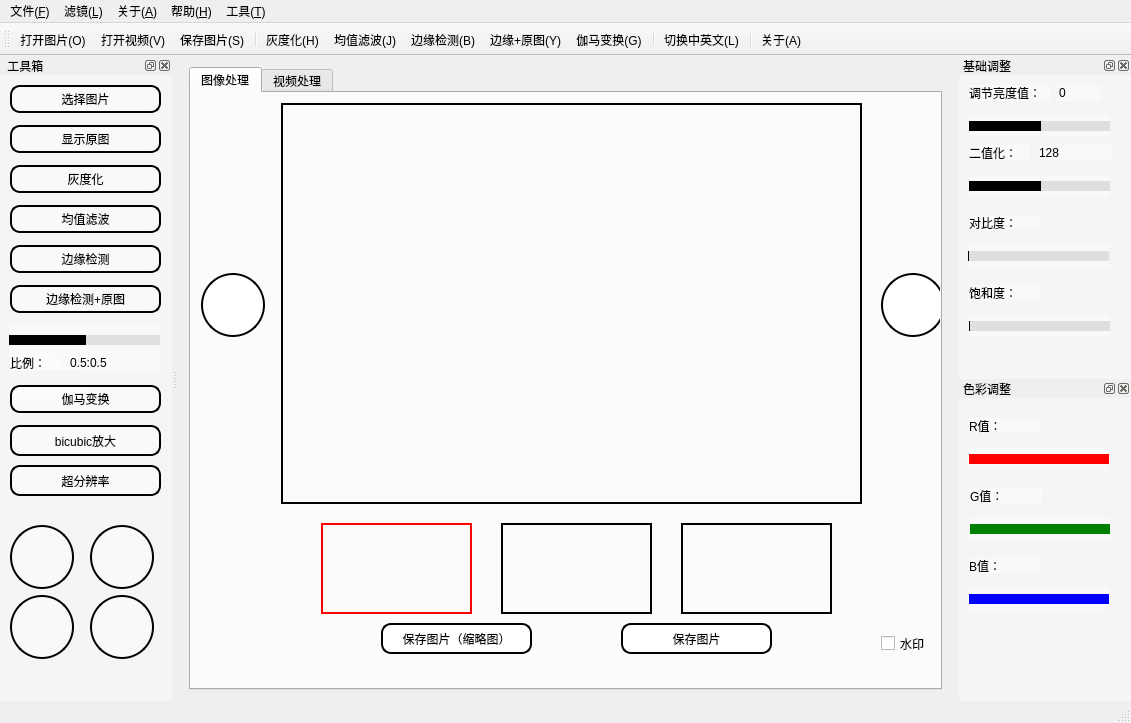
<?xml version="1.0" encoding="UTF-8"?>
<ui version="4.0">
 <class>MainWindow</class>
 <widget class="QMainWindow" name="MainWindow">
  <property name="geometry">
   <rect>
    <x>0</x>
    <y>0</y>
    <width>1131</width>
    <height>723</height>
   </rect>
  </property>
  <property name="windowTitle">
   <string>MainWindow</string>
  </property>
  <property name="styleSheet">
   <string notr="true">QMainWindow{
background-image: url(:/myImage/images/bg3.jpg);
}

QPushButton{
border-radius:10px;
/*color: rgb(255, 255, 255);*/
background-color: rgb(255, 255, 255);
border:2px solid rgb(0,0,0);
outline: none;
}
QPushButton:pressed{
background-color: rgb(204, 204, 215);
}
QPushButton:disabled{
background-color: rgb(167, 164, 170);
}
QSlider::handle:vertical{
color:black;
}</string>
  </property>
  <widget class="QWidget" name="centralWidget">
   <layout class="QGridLayout" name="gridLayout">
    <item row="0" column="0">
     <widget class="QTabWidget" name="tabWidget">
      <property name="styleSheet">
       <string notr="true"/>
      </property>
      <property name="currentIndex">
       <number>0</number>
      </property>
      <widget class="QWidget" name="tab">
       <attribute name="title">
        <string>图像处理</string>
       </attribute>
       <widget class="QWidget" name="widget" native="true">
        <property name="geometry">
         <rect>
          <x>0</x>
          <y>0</y>
          <width>763</width>
          <height>571</height>
         </rect>
        </property>
        <widget class="QLabel" name="label_show">
         <property name="geometry">
          <rect>
           <x>90</x>
           <y>10</y>
           <width>581</width>
           <height>401</height>
          </rect>
         </property>
         <property name="frameShape">
          <enum>QFrame::WinPanel</enum>
         </property>
         <property name="lineWidth">
          <number>1</number>
         </property>
         <property name="text">
          <string/>
         </property>
        </widget>
        <widget class="QPushButton" name="pushButton_3">
         <property name="geometry">
          <rect>
           <x>10</x>
           <y>180</y>
           <width>64</width>
           <height>64</height>
          </rect>
         </property>
         <property name="styleSheet">
          <string notr="true">border-radius:32px;
background-image: url(:/myImage/images/prev.png);</string>
         </property>
         <property name="text">
          <string/>
         </property>
        </widget>
        <widget class="QPushButton" name="pushButton_4">
         <property name="geometry">
          <rect>
           <x>690</x>
           <y>180</y>
           <width>64</width>
           <height>64</height>
          </rect>
         </property>
         <property name="styleSheet">
          <string notr="true">border-radius:32px;
background-image: url(:/myImage/images/next.png);</string>
         </property>
         <property name="text">
          <string/>
         </property>
        </widget>
        <widget class="QLabel" name="label_other">
         <property name="geometry">
          <rect>
           <x>130</x>
           <y>430</y>
           <width>151</width>
           <height>91</height>
          </rect>
         </property>
         <property name="styleSheet">
          <string notr="true">border:2px solid red;</string>
         </property>
         <property name="frameShape">
          <enum>QFrame::NoFrame</enum>
         </property>
         <property name="frameShadow">
          <enum>QFrame::Plain</enum>
         </property>
         <property name="text">
          <string/>
         </property>
        </widget>
        <widget class="QLabel" name="label_other_1">
         <property name="geometry">
          <rect>
           <x>310</x>
           <y>430</y>
           <width>151</width>
           <height>91</height>
          </rect>
         </property>
         <property name="frameShape">
          <enum>QFrame::WinPanel</enum>
         </property>
         <property name="frameShadow">
          <enum>QFrame::Plain</enum>
         </property>
         <property name="text">
          <string/>
         </property>
        </widget>
        <widget class="QLabel" name="label_other_3">
         <property name="geometry">
          <rect>
           <x>490</x>
           <y>430</y>
           <width>151</width>
           <height>91</height>
          </rect>
         </property>
         <property name="frameShape">
          <enum>QFrame::WinPanel</enum>
         </property>
         <property name="frameShadow">
          <enum>QFrame::Plain</enum>
         </property>
         <property name="text">
          <string/>
         </property>
        </widget>
        <widget class="QPushButton" name="pushButton_save">
         <property name="geometry">
          <rect>
           <x>190</x>
           <y>530</y>
           <width>151</width>
           <height>31</height>
          </rect>
         </property>
         <property name="text">
          <string>保存图片（缩略图）</string>
         </property>
        </widget>
        <widget class="QCheckBox" name="checkBox">
         <property name="geometry">
          <rect>
           <x>690</x>
           <y>540</y>
           <width>61</width>
           <height>21</height>
          </rect>
         </property>
         <property name="text">
          <string>水印</string>
         </property>
        </widget>
        <widget class="QPushButton" name="pushButton_save_img_sr">
         <property name="geometry">
          <rect>
           <x>430</x>
           <y>530</y>
           <width>151</width>
           <height>31</height>
          </rect>
         </property>
         <property name="text">
          <string>保存图片</string>
         </property>
        </widget>
       </widget>
      </widget>
      <widget class="QWidget" name="tab_2">
       <attribute name="title">
        <string>视频处理</string>
       </attribute>
       <widget class="QWidget" name="label_widget" native="true">
        <property name="geometry">
         <rect>
          <x>0</x>
          <y>10</y>
          <width>741</width>
          <height>561</height>
         </rect>
        </property>
        <widget class="QLabel" name="label_11">
         <property name="geometry">
          <rect>
           <x>10</x>
           <y>10</y>
           <width>721</width>
           <height>411</height>
          </rect>
         </property>
         <property name="frameShape">
          <enum>QFrame::WinPanel</enum>
         </property>
         <property name="frameShadow">
          <enum>QFrame::Plain</enum>
         </property>
         <property name="text">
          <string/>
         </property>
        </widget>
        <widget class="QPushButton" name="pushButton_6">
         <property name="enabled">
          <bool>false</bool>
         </property>
         <property name="geometry">
          <rect>
           <x>350</x>
           <y>470</y>
           <width>64</width>
           <height>64</height>
          </rect>
         </property>
         <property name="styleSheet">
          <string notr="true">border-radius:32px;
background-image: url(:/myImage/images/start.png);
border:none;</string>
         </property>
         <property name="text">
          <string/>
         </property>
        </widget>
        <widget class="QPushButton" name="pushButton_7">
         <property name="geometry">
          <rect>
           <x>570</x>
           <y>480</y>
           <width>93</width>
           <height>28</height>
          </rect>
         </property>
         <property name="text">
          <string>灰度化</string>
         </property>
        </widget>
        <widget class="QPushButton" name="pushButton_8">
         <property name="geometry">
          <rect>
           <x>110</x>
           <y>480</y>
           <width>93</width>
           <height>28</height>
          </rect>
         </property>
         <property name="text">
          <string>原画</string>
         </property>
        </widget>
        <widget class="QPushButton" name="pushButton_9">
         <property name="geometry">
          <rect>
           <x>440</x>
           <y>520</y>
           <width>93</width>
           <height>28</height>
          </rect>
         </property>
         <property name="text">
          <string>边缘检测</string>
         </property>
        </widget>
        <widget class="QPushButton" name="pushButton_10">
         <property name="geometry">
          <rect>
           <x>570</x>
           <y>520</y>
           <width>93</width>
           <height>28</height>
          </rect>
         </property>
         <property name="text">
          <string>平滑</string>
         </property>
        </widget>
        <widget class="QPushButton" name="pushButton_11">
         <property name="geometry">
          <rect>
           <x>440</x>
           <y>480</y>
           <width>93</width>
           <height>28</height>
          </rect>
         </property>
         <property name="text">
          <string>二值化</string>
         </property>
        </widget>
        <widget class="QSlider" name="horizontalSlider_suofang">
         <property name="geometry">
          <rect>
           <x>109</x>
           <y>520</y>
           <width>221</width>
           <height>22</height>
          </rect>
         </property>
         <property name="styleSheet">
          <string notr="true">QSlider::add-page:Horizontal
     {     
        background-color: rgb(223, 223, 223);
        height:4px;
     }
     QSlider::sub-page:Horizontal 
    {
        background-color:black;
        height:4px;
     }
    QSlider::groove:Horizontal 
    {
        background:transparent;
        height:10px;
		border-radius: 5px;
    }
    QSlider::handle:Horizontal 
    {
        height: 20px;
        width:20px;
        border-image: url(:/myImage/images/slide.png);
        margin: -8 0px;
    }
</string>
         </property>
         <property name="maximum">
          <number>200</number>
         </property>
         <property name="value">
          <number>100</number>
         </property>
         <property name="orientation">
          <enum>Qt::Horizontal</enum>
         </property>
        </widget>
        <widget class="QLabel" name="label_suofangvalue">
         <property name="geometry">
          <rect>
           <x>70</x>
           <y>520</y>
           <width>31</width>
           <height>16</height>
          </rect>
         </property>
         <property name="text">
          <string>1</string>
         </property>
        </widget>
        <widget class="QLabel" name="label_13">
         <property name="geometry">
          <rect>
           <x>10</x>
           <y>520</y>
           <width>71</width>
           <height>16</height>
          </rect>
         </property>
         <property name="text">
          <string> 缩放：X</string>
         </property>
        </widget>
        <widget class="QPushButton" name="pushButton_2">
         <property name="geometry">
          <rect>
           <x>230</x>
           <y>480</y>
           <width>93</width>
           <height>28</height>
          </rect>
         </property>
         <property name="text">
          <string>马赛克</string>
         </property>
        </widget>
        <widget class="QLabel" name="label_12">
         <property name="geometry">
          <rect>
           <x>10</x>
           <y>460</y>
           <width>121</width>
           <height>20</height>
          </rect>
         </property>
         <property name="text">
          <string/>
         </property>
        </widget>
       </widget>
       <widget class="QSlider" name="VideohorizontalSlider_2">
        <property name="geometry">
         <rect>
          <x>10</x>
          <y>440</y>
          <width>721</width>
          <height>22</height>
         </rect>
        </property>
        <property name="styleSheet">
         <string notr="true">QSlider::add-page:Horizontal
     {     
        background-color: rgb(223, 223, 223);
        height:4px;
     }
     QSlider::sub-page:Horizontal 
    {
        background-color:black;
        height:4px;
     }
    QSlider::groove:Horizontal 
    {
        background:transparent;
        height:10px;
		border-radius: 5px;
    }
    QSlider::handle:Horizontal 
    {
        height: 25px;
        width:25px;
        border-image: url(:/myImage/images/handle2.png);
        margin: -8 0px;
    }
</string>
        </property>
        <property name="maximum">
         <number>1000</number>
        </property>
        <property name="orientation">
         <enum>Qt::Horizontal</enum>
        </property>
       </widget>
      </widget>
     </widget>
    </item>
   </layout>
  </widget>
  <widget class="QToolBar" name="mainToolBar">
   <attribute name="toolBarArea">
    <enum>TopToolBarArea</enum>
   </attribute>
   <attribute name="toolBarBreak">
    <bool>false</bool>
   </attribute>
   <addaction name="action_Open"/>
   <addaction name="action_V"/>
   <addaction name="action_Save"/>
   <addaction name="separator"/>
   <addaction name="action_H"/>
   <addaction name="action_J"/>
   <addaction name="action_B"/>
   <addaction name="action_Y"/>
   <addaction name="action_G"/>
   <addaction name="separator"/>
   <addaction name="action_L"/>
   <addaction name="separator"/>
   <addaction name="action_About"/>
  </widget>
  <widget class="QStatusBar" name="statusBar"/>
  <widget class="QDockWidget" name="dockWidget">
   <property name="minimumSize">
    <size>
     <width>172</width>
     <height>46</height>
    </size>
   </property>
   <property name="styleSheet">
    <string notr="true">background-color: rgba(255, 255, 255, 100);</string>
   </property>
   <property name="windowTitle">
    <string> 工具箱</string>
   </property>
   <attribute name="dockWidgetArea">
    <number>1</number>
   </attribute>
   <widget class="QWidget" name="dockWidgetContents">
    <widget class="QPushButton" name="pushButton">
     <property name="geometry">
      <rect>
       <x>10</x>
       <y>10</y>
       <width>151</width>
       <height>28</height>
      </rect>
     </property>
     <property name="styleSheet">
      <string notr="true"/>
     </property>
     <property name="text">
      <string>选择图片</string>
     </property>
    </widget>
    <widget class="QPushButton" name="pushButton_gray">
     <property name="geometry">
      <rect>
       <x>10</x>
       <y>90</y>
       <width>151</width>
       <height>28</height>
      </rect>
     </property>
     <property name="text">
      <string>灰度化</string>
     </property>
    </widget>
    <widget class="QPushButton" name="pushButton_junzhi">
     <property name="geometry">
      <rect>
       <x>10</x>
       <y>130</y>
       <width>151</width>
       <height>28</height>
      </rect>
     </property>
     <property name="text">
      <string>均值滤波</string>
     </property>
    </widget>
    <widget class="QLabel" name="label_2">
     <property name="geometry">
      <rect>
       <x>10</x>
       <y>280</y>
       <width>72</width>
       <height>15</height>
      </rect>
     </property>
     <property name="text">
      <string/>
     </property>
    </widget>
    <widget class="QLabel" name="label_3">
     <property name="geometry">
      <rect>
       <x>10</x>
       <y>310</y>
       <width>72</width>
       <height>15</height>
      </rect>
     </property>
     <property name="text">
      <string/>
     </property>
    </widget>
    <widget class="QPushButton" name="pushButton_junzhi_2">
     <property name="geometry">
      <rect>
       <x>10</x>
       <y>170</y>
       <width>151</width>
       <height>28</height>
      </rect>
     </property>
     <property name="text">
      <string>边缘检测</string>
     </property>
    </widget>
    <widget class="QPushButton" name="pushButton_junzhi_3">
     <property name="geometry">
      <rect>
       <x>10</x>
       <y>210</y>
       <width>151</width>
       <height>28</height>
      </rect>
     </property>
     <property name="text">
      <string>边缘检测+原图</string>
     </property>
    </widget>
    <widget class="QSlider" name="horizontalSlider_2">
     <property name="geometry">
      <rect>
       <x>9</x>
       <y>250</y>
       <width>151</width>
       <height>31</height>
      </rect>
     </property>
     <property name="styleSheet">
      <string notr="true">QSlider::add-page:Horizontal
     {     
        background-color: rgb(223, 223, 223);
        height:4px;
     }
     QSlider::sub-page:Horizontal 
    {
        background-color:black;
        height:4px;
     }
    QSlider::groove:Horizontal 
    {
        background:transparent;
        height:10px;
		border-radius: 5px;
    }
    QSlider::handle:Horizontal 
    {
        height: 20px;
        width:20px;
        border-image: url(:/myImage/images/slide.png);
        margin: -8 0px;
    }
</string>
     </property>
     <property name="maximum">
      <number>100</number>
     </property>
     <property name="singleStep">
      <number>1</number>
     </property>
     <property name="value">
      <number>50</number>
     </property>
     <property name="orientation">
      <enum>Qt::Horizontal</enum>
     </property>
    </widget>
    <widget class="QLabel" name="label_fuhe">
     <property name="geometry">
      <rect>
       <x>70</x>
       <y>280</y>
       <width>91</width>
       <height>16</height>
      </rect>
     </property>
     <property name="text">
      <string>0.5:0.5</string>
     </property>
    </widget>
    <widget class="QLabel" name="label_5">
     <property name="geometry">
      <rect>
       <x>10</x>
       <y>280</y>
       <width>51</width>
       <height>16</height>
      </rect>
     </property>
     <property name="text">
      <string>比例：</string>
     </property>
    </widget>
    <widget class="QPushButton" name="pushButton_origin">
     <property name="geometry">
      <rect>
       <x>10</x>
       <y>50</y>
       <width>151</width>
       <height>28</height>
      </rect>
     </property>
     <property name="text">
      <string>显示原图</string>
     </property>
    </widget>
    <widget class="QPushButton" name="pushButton_gamma">
     <property name="geometry">
      <rect>
       <x>10</x>
       <y>310</y>
       <width>151</width>
       <height>28</height>
      </rect>
     </property>
     <property name="text">
      <string>伽马变换</string>
     </property>
    </widget>
    <widget class="QPushButton" name="pushButton_turnleft">
     <property name="geometry">
      <rect>
       <x>10</x>
       <y>450</y>
       <width>64</width>
       <height>64</height>
      </rect>
     </property>
     <property name="styleSheet">
      <string notr="true">border-radius:32px;
background-repeat:no-repeat;
background-position:center;
background-image: url(:/myImage/images/turn-left.png);</string>
     </property>
     <property name="text">
      <string/>
     </property>
    </widget>
    <widget class="QPushButton" name="pushButton_turnright">
     <property name="geometry">
      <rect>
       <x>90</x>
       <y>450</y>
       <width>64</width>
       <height>64</height>
      </rect>
     </property>
     <property name="styleSheet">
      <string notr="true">border-radius:32px;
background-repeat:no-repeat;
background-position:center;
background-image: url(:/myImage/images/turn-right.png);</string>
     </property>
     <property name="text">
      <string/>
     </property>
    </widget>
    <widget class="QPushButton" name="pushButton_turnleft_2">
     <property name="geometry">
      <rect>
       <x>10</x>
       <y>520</y>
       <width>64</width>
       <height>64</height>
      </rect>
     </property>
     <property name="styleSheet">
      <string notr="true">border-radius:32px;
background-repeat:no-repeat;
background-position:center;
background-image: url(:/myImage/images/shuiping.png);</string>
     </property>
     <property name="text">
      <string/>
     </property>
    </widget>
    <widget class="QPushButton" name="pushButton_turnleft_3">
     <property name="geometry">
      <rect>
       <x>90</x>
       <y>520</y>
       <width>64</width>
       <height>64</height>
      </rect>
     </property>
     <property name="styleSheet">
      <string notr="true">border-radius:32px;
background-repeat:no-repeat;
background-position:center;
background-image: url(:/myImage/images/chuizhi.png);</string>
     </property>
     <property name="text">
      <string/>
     </property>
    </widget>
    <widget class="QPushButton" name="pushButton_sr">
     <property name="geometry">
      <rect>
       <x>10</x>
       <y>390</y>
       <width>151</width>
       <height>31</height>
      </rect>
     </property>
     <property name="text">
      <string>超分辨率</string>
     </property>
    </widget>
    <widget class="QPushButton" name="pushButton_bic">
     <property name="geometry">
      <rect>
       <x>10</x>
       <y>350</y>
       <width>151</width>
       <height>31</height>
      </rect>
     </property>
     <property name="text">
      <string>bicubic放大</string>
     </property>
    </widget>
   </widget>
  </widget>
  <widget class="QMenuBar" name="menuBar">
   <property name="geometry">
    <rect>
     <x>0</x>
     <y>0</y>
     <width>1131</width>
     <height>25</height>
    </rect>
   </property>
   <widget class="QMenu" name="menu_F">
    <property name="title">
     <string>文件(&amp;F)</string>
    </property>
    <addaction name="action_Open"/>
    <addaction name="action_V"/>
    <addaction name="action_Dock"/>
    <addaction name="action_Save"/>
   </widget>
   <widget class="QMenu" name="menu_F_2">
    <property name="title">
     <string>关于(&amp;A)</string>
    </property>
    <addaction name="action_About"/>
   </widget>
   <widget class="QMenu" name="menu_H">
    <property name="title">
     <string>帮助(&amp;H)</string>
    </property>
    <addaction name="action_Help"/>
   </widget>
   <widget class="QMenu" name="menu_T">
    <property name="title">
     <string>工具(&amp;T)</string>
    </property>
    <addaction name="action_L"/>
   </widget>
   <widget class="QMenu" name="menu_L">
    <property name="title">
     <string>滤镜(&amp;L)</string>
    </property>
    <addaction name="action_H"/>
    <addaction name="action_J"/>
    <addaction name="action_B"/>
    <addaction name="action_Y"/>
    <addaction name="action_G"/>
   </widget>
   <addaction name="menu_F"/>
   <addaction name="menu_L"/>
   <addaction name="menu_F_2"/>
   <addaction name="menu_H"/>
   <addaction name="menu_T"/>
  </widget>
  <widget class="QDockWidget" name="dockWidget_2">
   <property name="minimumSize">
    <size>
     <width>172</width>
     <height>46</height>
    </size>
   </property>
   <property name="maximumSize">
    <size>
     <width>172</width>
     <height>524287</height>
    </size>
   </property>
   <property name="styleSheet">
    <string notr="true">background-color: rgba(255, 255, 255, 100);</string>
   </property>
   <property name="floating">
    <bool>false</bool>
   </property>
   <property name="allowedAreas">
    <set>Qt::AllDockWidgetAreas</set>
   </property>
   <property name="windowTitle">
    <string>基础调整</string>
   </property>
   <attribute name="dockWidgetArea">
    <number>2</number>
   </attribute>
   <widget class="QWidget" name="dockWidgetContents_5">
    <widget class="QSlider" name="horizontalSlider">
     <property name="geometry">
      <rect>
       <x>10</x>
       <y>40</y>
       <width>141</width>
       <height>22</height>
      </rect>
     </property>
     <property name="styleSheet">
      <string notr="true">QSlider::add-page:Horizontal
     {     
        background-color: rgb(223, 223, 223);
        height:4px;
     }
     QSlider::sub-page:Horizontal 
    {
        background-color:black;
        height:4px;
     }
    QSlider::groove:Horizontal 
    {
        background:transparent;
        height:10px;
		border-radius: 5px;
    }
    QSlider::handle:Horizontal 
    {
        height: 20px;
        width:20px;
        border-image: url(:/myImage/images/slide.png);
        margin: -8 0px;
    }
</string>
     </property>
     <property name="minimum">
      <number>-300</number>
     </property>
     <property name="maximum">
      <number>300</number>
     </property>
     <property name="orientation">
      <enum>Qt::Horizontal</enum>
     </property>
    </widget>
    <widget class="QLabel" name="label_light">
     <property name="geometry">
      <rect>
       <x>100</x>
       <y>10</y>
       <width>41</width>
       <height>16</height>
      </rect>
     </property>
     <property name="text">
      <string>0</string>
     </property>
    </widget>
    <widget class="QLabel" name="label_4">
     <property name="geometry">
      <rect>
       <x>10</x>
       <y>10</y>
       <width>81</width>
       <height>16</height>
      </rect>
     </property>
     <property name="text">
      <string>调节亮度值：</string>
     </property>
    </widget>
    <widget class="QLabel" name="label">
     <property name="geometry">
      <rect>
       <x>10</x>
       <y>70</y>
       <width>61</width>
       <height>16</height>
      </rect>
     </property>
     <property name="text">
      <string>二值化：</string>
     </property>
    </widget>
    <widget class="QSlider" name="horizontalSlider_erzhi">
     <property name="geometry">
      <rect>
       <x>10</x>
       <y>100</y>
       <width>141</width>
       <height>22</height>
      </rect>
     </property>
     <property name="styleSheet">
      <string notr="true">QSlider::add-page:Horizontal
     {     
        background-color: rgb(223, 223, 223);
        height:4px;
     }
     QSlider::sub-page:Horizontal 
    {
        background-color:black;
        height:4px;
     }
    QSlider::groove:Horizontal 
    {
        background:transparent;
        height:10px;
		border-radius: 5px;
    }
    QSlider::handle:Horizontal 
    {
        height: 20px;
        width:20px;
        border-image: url(:/myImage/images/slide.png);
        margin: -8 0px;
    }
</string>
     </property>
     <property name="maximum">
      <number>255</number>
     </property>
     <property name="value">
      <number>128</number>
     </property>
     <property name="orientation">
      <enum>Qt::Horizontal</enum>
     </property>
    </widget>
    <widget class="QLabel" name="label_yuzhi">
     <property name="geometry">
      <rect>
       <x>80</x>
       <y>70</y>
       <width>72</width>
       <height>15</height>
      </rect>
     </property>
     <property name="text">
      <string>128</string>
     </property>
    </widget>
    <widget class="QLabel" name="label_9">
     <property name="geometry">
      <rect>
       <x>10</x>
       <y>140</y>
       <width>72</width>
       <height>15</height>
      </rect>
     </property>
     <property name="text">
      <string>对比度：</string>
     </property>
    </widget>
    <widget class="QSlider" name="horizontalSlider_duibi">
     <property name="geometry">
      <rect>
       <x>9</x>
       <y>170</y>
       <width>141</width>
       <height>22</height>
      </rect>
     </property>
     <property name="styleSheet">
      <string notr="true">QSlider::add-page:Horizontal
     {     
        background-color: rgb(223, 223, 223);
        height:4px;
     }
     QSlider::sub-page:Horizontal 
    {
        background-color:black;
        height:4px;
     }
    QSlider::groove:Horizontal 
    {
        background:transparent;
        height:10px;
		border-radius: 5px;
    }
    QSlider::handle:Horizontal 
    {
        height: 20px;
        width:20px;
        border-image: url(:/myImage/images/slide.png);
        margin: -8 0px;
    }
</string>
     </property>
     <property name="maximum">
      <number>255</number>
     </property>
     <property name="orientation">
      <enum>Qt::Horizontal</enum>
     </property>
    </widget>
    <widget class="QLabel" name="label_10">
     <property name="geometry">
      <rect>
       <x>10</x>
       <y>210</y>
       <width>72</width>
       <height>15</height>
      </rect>
     </property>
     <property name="text">
      <string>饱和度：</string>
     </property>
    </widget>
    <widget class="QSlider" name="horizontalSlider_baohe">
     <property name="geometry">
      <rect>
       <x>10</x>
       <y>240</y>
       <width>141</width>
       <height>22</height>
      </rect>
     </property>
     <property name="styleSheet">
      <string notr="true">QSlider::add-page:Horizontal
     {     
        background-color: rgb(223, 223, 223);
        height:4px;
     }
     QSlider::sub-page:Horizontal 
    {
        background-color:black;
        height:4px;
     }
    QSlider::groove:Horizontal 
    {
        background:transparent;
        height:10px;
		border-radius: 5px;
    }
    QSlider::handle:Horizontal 
    {
        height: 20px;
        width:20px;
        border-image: url(:/myImage/images/slide.png);
        margin: -8 0px;
    }
</string>
     </property>
     <property name="orientation">
      <enum>Qt::Horizontal</enum>
     </property>
    </widget>
   </widget>
  </widget>
  <widget class="QDockWidget" name="dockWidget_3">
   <property name="minimumSize">
    <size>
     <width>172</width>
     <height>46</height>
    </size>
   </property>
   <property name="maximumSize">
    <size>
     <width>172</width>
     <height>524287</height>
    </size>
   </property>
   <property name="styleSheet">
    <string notr="true">background-color: rgba(255, 255, 255, 100);</string>
   </property>
   <property name="windowTitle">
    <string>色彩调整</string>
   </property>
   <attribute name="dockWidgetArea">
    <number>2</number>
   </attribute>
   <widget class="QWidget" name="dockWidgetContents_6">
    <widget class="QLabel" name="label_6">
     <property name="geometry">
      <rect>
       <x>10</x>
       <y>20</y>
       <width>72</width>
       <height>15</height>
      </rect>
     </property>
     <property name="text">
      <string>R值：</string>
     </property>
    </widget>
    <widget class="QSlider" name="horizontalSlider_R">
     <property name="geometry">
      <rect>
       <x>9</x>
       <y>50</y>
       <width>141</width>
       <height>22</height>
      </rect>
     </property>
     <property name="contextMenuPolicy">
      <enum>Qt::DefaultContextMenu</enum>
     </property>
     <property name="toolTipDuration">
      <number>1</number>
     </property>
     <property name="styleSheet">
      <string notr="true">QSlider::add-page:Horizontal
     {     
        background-color: red;
        height:4px;
     }
     QSlider::sub-page:Horizontal 
    {
        background-color:white;
        height:4px;
     }
    QSlider::groove:Horizontal 
    {
        background:transparent;
        height:10px;
		border-radius: 5px;
    }
    QSlider::handle:Horizontal 
    {
        height: 20px;
        width:20px;
        border-image: url(:/myImage/images/slide.png);
        margin: -8 0px;
    }

</string>
     </property>
     <property name="maximum">
      <number>255</number>
     </property>
     <property name="orientation">
      <enum>Qt::Horizontal</enum>
     </property>
     <property name="tickPosition">
      <enum>QSlider::NoTicks</enum>
     </property>
    </widget>
    <widget class="QSlider" name="horizontalSlider_G">
     <property name="geometry">
      <rect>
       <x>10</x>
       <y>120</y>
       <width>141</width>
       <height>22</height>
      </rect>
     </property>
     <property name="styleSheet">
      <string notr="true">QSlider::add-page:Horizontal
     {     
        background-color: green;
        height:4px;
     }
     QSlider::sub-page:Horizontal 
    {
        background-color:white;
        height:4px;
     }
    QSlider::groove:Horizontal 
    {
        background:transparent;
        height:10px;
		border-radius: 5px;
    }
    QSlider::handle:Horizontal 
    {
        height: 20px;
        width:20px;
        border-image: url(:/myImage/images/slide.png);
        margin: -8 0px;
    }

</string>
     </property>
     <property name="maximum">
      <number>255</number>
     </property>
     <property name="orientation">
      <enum>Qt::Horizontal</enum>
     </property>
    </widget>
    <widget class="QLabel" name="label_7">
     <property name="geometry">
      <rect>
       <x>11</x>
       <y>90</y>
       <width>72</width>
       <height>15</height>
      </rect>
     </property>
     <property name="text">
      <string>G值：</string>
     </property>
    </widget>
    <widget class="QLabel" name="label_8">
     <property name="geometry">
      <rect>
       <x>10</x>
       <y>160</y>
       <width>72</width>
       <height>15</height>
      </rect>
     </property>
     <property name="text">
      <string>B值：</string>
     </property>
    </widget>
    <widget class="QSlider" name="horizontalSlider_B">
     <property name="geometry">
      <rect>
       <x>9</x>
       <y>190</y>
       <width>141</width>
       <height>22</height>
      </rect>
     </property>
     <property name="styleSheet">
      <string notr="true">QSlider::add-page:Horizontal
     {     
        background-color: blue;
        height:4px;
     }
     QSlider::sub-page:Horizontal 
    {
        background-color:white;
        height:4px;
     }
    QSlider::groove:Horizontal 
    {
        background:transparent;
        height:10px;
		border-radius: 5px;
    }
    QSlider::handle:Horizontal 
    {
        height: 20px;
        width:20px;
        border-image: url(:/myImage/images/slide.png);
        margin: -8 0px;
    }

</string>
     </property>
     <property name="maximum">
      <number>255</number>
     </property>
     <property name="orientation">
      <enum>Qt::Horizontal</enum>
     </property>
    </widget>
   </widget>
  </widget>
  <action name="action_New">
   <property name="icon">
    <iconset resource="myimage.qrc">
     <normaloff>:/myImage/images/filenew.png</normaloff>:/myImage/images/filenew.png</iconset>
   </property>
   <property name="text">
    <string>新建文件(&amp;N)</string>
   </property>
   <property name="toolTip">
    <string>新建文件</string>
   </property>
   <property name="shortcut">
    <string>Ctrl+N</string>
   </property>
  </action>
  <action name="action_Dock">
   <property name="icon">
    <iconset resource="myimage.qrc">
     <normaloff>:/myImage/images/zoom-in.png</normaloff>:/myImage/images/zoom-in.png</iconset>
   </property>
   <property name="text">
    <string>显示Dock(&amp;D)</string>
   </property>
   <property name="toolTip">
    <string>显示Dock</string>
   </property>
   <property name="shortcut">
    <string>Ctrl+D</string>
   </property>
  </action>
  <action name="action_Open">
   <property name="icon">
    <iconset resource="myimage.qrc">
     <normaloff>:/myImage/images/picture.png</normaloff>:/myImage/images/picture.png</iconset>
   </property>
   <property name="text">
    <string>打开图片(&amp;O)</string>
   </property>
   <property name="toolTip">
    <string>打开文件</string>
   </property>
   <property name="shortcut">
    <string>Ctrl+O</string>
   </property>
  </action>
  <action name="action_Save">
   <property name="icon">
    <iconset resource="myimage.qrc">
     <normaloff>:/myImage/images/save.png</normaloff>:/myImage/images/save.png</iconset>
   </property>
   <property name="text">
    <string>保存图片(&amp;S)</string>
   </property>
   <property name="toolTip">
    <string>保存</string>
   </property>
   <property name="shortcut">
    <string>Ctrl+S</string>
   </property>
  </action>
  <action name="action_Asave">
   <property name="icon">
    <iconset resource="myimage.qrc">
     <normaloff>:/myImage/images/filesaveas.png</normaloff>:/myImage/images/filesaveas.png</iconset>
   </property>
   <property name="text">
    <string>另存为(&amp;A)</string>
   </property>
   <property name="toolTip">
    <string>另存为</string>
   </property>
   <property name="shortcut">
    <string>Ctrl+A</string>
   </property>
  </action>
  <action name="action_About">
   <property name="icon">
    <iconset resource="myimage.qrc">
     <normaloff>:/myImage/images/about.png</normaloff>:/myImage/images/about.png</iconset>
   </property>
   <property name="text">
    <string>关于(&amp;A)</string>
   </property>
   <property name="toolTip">
    <string>关于</string>
   </property>
   <property name="shortcut">
    <string>Ctrl+A</string>
   </property>
  </action>
  <action name="action_Help">
   <property name="icon">
    <iconset resource="myimage.qrc">
     <normaloff>:/myImage/images/help.png</normaloff>:/myImage/images/help.png</iconset>
   </property>
   <property name="text">
    <string>帮助(&amp;H)</string>
   </property>
   <property name="toolTip">
    <string>帮助</string>
   </property>
   <property name="shortcut">
    <string>Ctrl+H</string>
   </property>
  </action>
  <action name="action_L">
   <property name="icon">
    <iconset resource="myimage.qrc">
     <normaloff>:/myImage/images/zh-en.png</normaloff>:/myImage/images/zh-en.png</iconset>
   </property>
   <property name="text">
    <string>切换中英文(&amp;L)</string>
   </property>
   <property name="shortcut">
    <string>Ctrl+L</string>
   </property>
  </action>
  <action name="action_L_2">
   <property name="icon">
    <iconset resource="myimage.qrc">
     <normaloff>:/myImage/images/left.png</normaloff>:/myImage/images/left.png</iconset>
   </property>
   <property name="text">
    <string>左对齐(&amp;L)</string>
   </property>
  </action>
  <action name="action_R">
   <property name="icon">
    <iconset resource="myimage.qrc">
     <normaloff>:/myImage/images/right.png</normaloff>:/myImage/images/right.png</iconset>
   </property>
   <property name="text">
    <string>右对齐(&amp;R)</string>
   </property>
  </action>
  <action name="action_C">
   <property name="icon">
    <iconset resource="myimage.qrc">
     <normaloff>:/myImage/images/center.png</normaloff>:/myImage/images/center.png</iconset>
   </property>
   <property name="text">
    <string>居中(&amp;C)</string>
   </property>
  </action>
  <action name="action_V">
   <property name="icon">
    <iconset resource="myimage.qrc">
     <normaloff>:/myImage/images/video.png</normaloff>:/myImage/images/video.png</iconset>
   </property>
   <property name="text">
    <string>打开视频(&amp;V)</string>
   </property>
   <property name="shortcut">
    <string>Ctrl+V</string>
   </property>
  </action>
  <action name="action_H">
   <property name="icon">
    <iconset resource="myimage.qrc">
     <normaloff>:/myImage/images/gray.png</normaloff>:/myImage/images/gray.png</iconset>
   </property>
   <property name="text">
    <string>灰度化(&amp;H)</string>
   </property>
   <property name="shortcut">
    <string>Ctrl+H</string>
   </property>
  </action>
  <action name="action_J">
   <property name="icon">
    <iconset resource="myimage.qrc">
     <normaloff>:/myImage/images/junzhi.png</normaloff>:/myImage/images/junzhi.png</iconset>
   </property>
   <property name="text">
    <string>均值滤波(&amp;J)</string>
   </property>
   <property name="shortcut">
    <string>Ctrl+J</string>
   </property>
  </action>
  <action name="action_B">
   <property name="icon">
    <iconset resource="myimage.qrc">
     <normaloff>:/myImage/images/bianyuan.png</normaloff>:/myImage/images/bianyuan.png</iconset>
   </property>
   <property name="text">
    <string>边缘检测(&amp;B)</string>
   </property>
   <property name="shortcut">
    <string>Ctrl+B</string>
   </property>
  </action>
  <action name="action_Y">
   <property name="icon">
    <iconset resource="myimage.qrc">
     <normaloff>:/myImage/images/fuhe.png</normaloff>:/myImage/images/fuhe.png</iconset>
   </property>
   <property name="text">
    <string>边缘+原图(&amp;Y)</string>
   </property>
   <property name="shortcut">
    <string>Ctrl+Y</string>
   </property>
  </action>
  <action name="action_G">
   <property name="icon">
    <iconset resource="myimage.qrc">
     <normaloff>:/myImage/images/gamma.png</normaloff>:/myImage/images/gamma.png</iconset>
   </property>
   <property name="text">
    <string>伽马变换(&amp;G)</string>
   </property>
   <property name="shortcut">
    <string>Ctrl+G</string>
   </property>
  </action>
 </widget>
 <layoutdefault spacing="6" margin="11"/>
 <resources>
  <include location="myimage.qrc"/>
 </resources>
 <connections/>
</ui>
